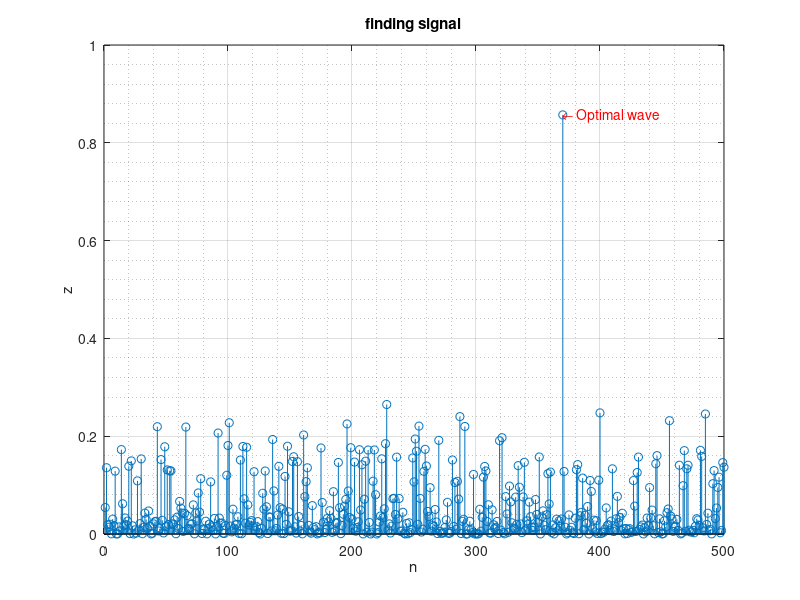
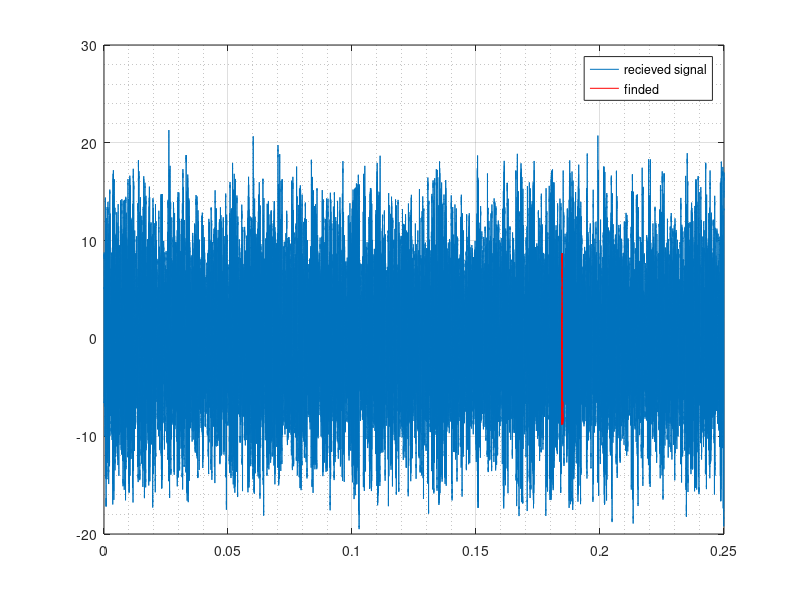
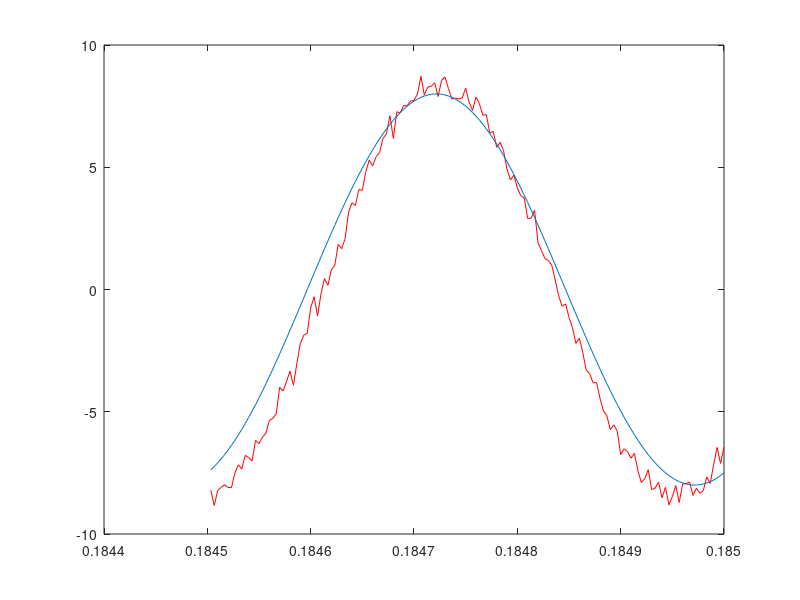
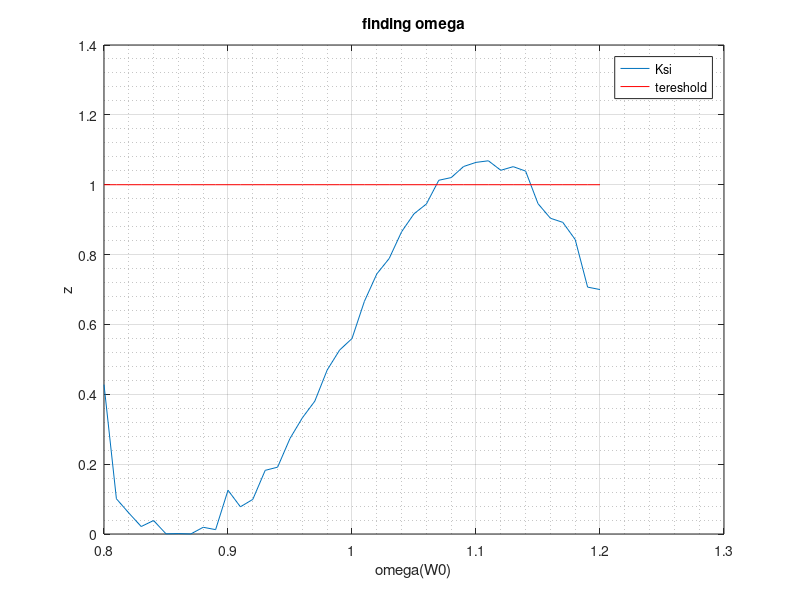

These figures' MATLAB source, in order:
clc;
clear;
M = csvread('rescueMission.csv');
t_main = M(:,1);
Xr = M(:,2);
w = 2*pi*2000;
k = 1;
T = 1/2000;
for i = 1:150:75000
    xr = Xr(i : i + 149);
    t = t_main(i : i + 149);
    x = xr;
    xc = hilbert(x);
    xcref = hilbert(cos(w*t));
    Phase(k) = mean(angle(xc.*conj(xcref)));
    k = k+1;
end
k = 1;c = 1;
for i = 1: 150:75000
    xr = Xr(i : i + 149);
    t = t_main(i : i + 149);
    h = cos(w*(T-t)- 2*pi*(k));
    Y = conv(h,xr,'full');
    z(k) = (Y(150)^2/(sum(xr.^2)))*(2/T)*(t_main(end)/length(t_main));
    if z(k) >0.8
        index = k;
        c = c+1;
    end
    k = k+1;
end
close all;


figure;
stem(z)
title('finding signal')
xlabel('n');ylabel('z');
grid on; grid minor;
text(index,z(index),'\leftarrow Optimal wave', "color",'red')
%part5
figure;
plot(t_main,Xr)
hold on
for i = 1:1:length(index)
    xr = Xr((index-1)*150 : 150*(index-1) + 149);
    t = t_main(150*(index-1) : 150*(index-1) + 149);
    plot(t,xr,'r')
end
grid on; grid minor;
legend('recieved signal','finded')
%part6
d = t_main(index*150)*1200/2;
disp(['distance is ',num2str(d),' m'])

%part7
xr = Xr((index-1)*150+1 : 150*(index-1) + 150);
t = t_main(150*(index-1)+1 : 150*(index-1) + 150);
x = xr;
xc = hilbert(x);
xcref = hilbert(cos(w*t));
Phase = mean(angle(xc.*conj(xcref)));
figure
plot(t,xr,'r')
hold on;
plot(t,8*cos(w*t+Phase))
k =1;
max =0;
for omega = 0.8*w:0.01*w:1.2*w
    x = xr;
    xc = hilbert(x);
    xcref = hilbert(cos(omega*t));
    Phase = mean(angle(xc.*conj(xcref)));
    h = cos(omega*(T-t)-Phase);
    Y = conv(h,xr,'full');
    a(k) = (Y(150)^2/(sum(xr.^2)))*(2/T)*(t_main(end)/length(t_main));

    if a(k) > max
        max = a(k);
        omega_max = omega;
    end
    k = k+1;
end
figure;
plot(0.8:0.01:1.2,a)
hold on;
plot(0.8:0.01:1.2 , ones(1, length(a)),'r')
title('finding omega')
xlabel('omega(W0)');ylabel('z');
grid on; grid minor;
legend('Ksi', 'tereshold')
figure
x = xr;
xc = hilbert(x);
xcref = hilbert(cos(omega_max*t));
Phase = mean(angle(xc.*conj(xcref)));
plot(t,xr,'r')
hold on;
plot(t,8.5*cos(omega_max*t+Phase))
k =1;
grid on ;grid minor;
legend('real signal','signal that we generate with our program')

Vr = -(omega_max/w - 1)*1200;

disp(['Vr is ',num2str(Vr),' m/s'])
















